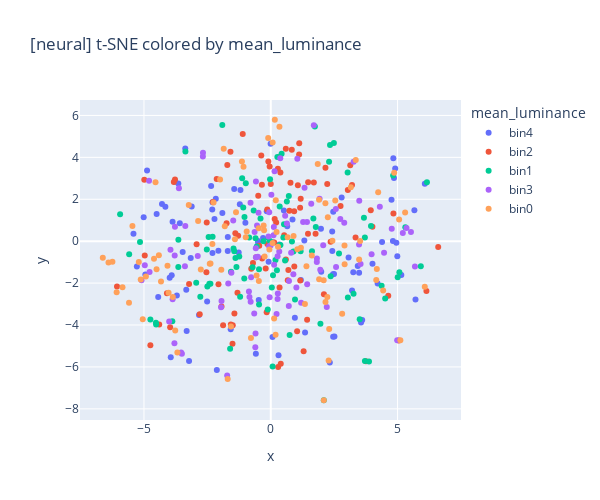
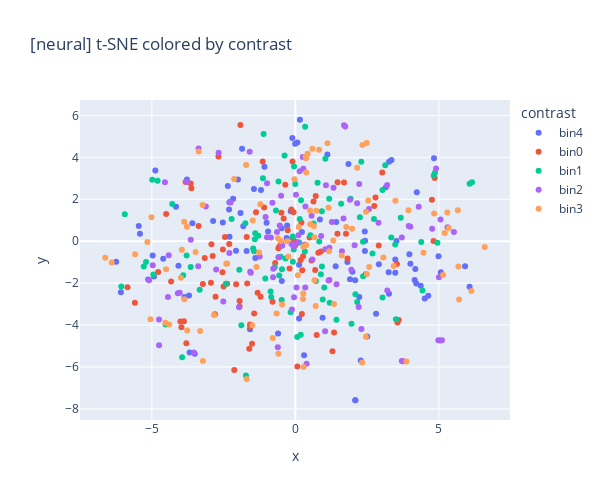
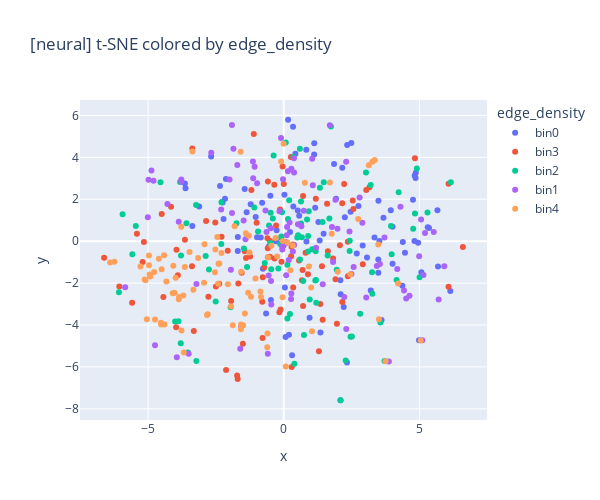
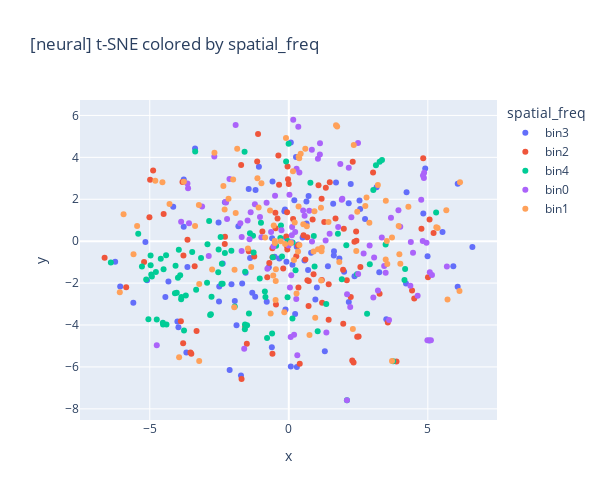

The notebook cell saved with these charts, in order:
### Code cell
def mean_luminance(img_tensor):
    return img_tensor.mean().item()

def contrast(img_tensor):
    return img_tensor.std().item()

def edge_density(img_tensor):
    gray = TF.rgb_to_grayscale(img_tensor)
    sobel_x = torch.tensor([[-1, 0, 1], [-2, 0, 2], [-1, 0, 1]]).view(1, 1, 3, 3).float()
    sobel_y = sobel_x.transpose(2, 3)
    gx = F.conv2d(gray.unsqueeze(0), sobel_x, padding=1)
    gy = F.conv2d(gray.unsqueeze(0), sobel_y, padding=1)
    grad_mag = torch.sqrt(gx**2 + gy**2)
    return grad_mag.mean().item()

def spatial_freq(img_tensor):
    gray = TF.rgb_to_grayscale(img_tensor).squeeze()
    fft = torch.fft.fft2(gray)
    magnitude = torch.abs(fft)
    return magnitude.mean().item()

def compute_metrics(image_dataset, metric_fns):
    records = []
    for img_tensor, _ in image_dataset:
        img_tensor = img_tensor.detach().cpu()
        record = {name: fn(img_tensor) for name, fn in metric_fns.items()}
        records.append(record)
    return pd.DataFrame(records)

def bin_and_score(tsne_coords, df_metrics, n_bins=5, method="quantile"):
    results = []

    for metric in df_metrics.columns:
        if method == "quantile":
            labels = pd.qcut(df_metrics[metric], q=n_bins, labels=False, duplicates="drop")
        else:
            labels = pd.cut(df_metrics[metric], bins=n_bins, labels=False)
        
        if len(np.unique(labels)) < 2:
            sil_score = np.nan
        else:
            sil_score = silhouette_score(tsne_coords, labels)
        
        results.append({
            "metric": metric,
            "silhouette_score": sil_score
        })

    return pd.DataFrame(results)

def plot_tsne(tsne_coords, labels, label_name, layer):
    df_plot = pd.DataFrame(tsne_coords, columns=["x", "y"])
    df_plot[label_name] = labels
    fig = px.scatter(df_plot, x="x", y="y", color=df_plot[label_name].astype(str),
                     title=f"[{layer}] t-SNE colored by {label_name}", width=600, height=500)
    fig.show()

metric_fns = {
    "mean_luminance": mean_luminance,
    "contrast": contrast,
    "edge_density": edge_density,
    "spatial_freq": spatial_freq
}
df_metrics = compute_metrics(subset_image_dataset, metric_fns)

# Compute for neural data
scores_df = bin_and_score(neural_tsne_feats, df_metrics, n_bins=5, method="quantile")
print(scores_df)
for metric in df_metrics.columns:
    labels = pd.qcut(df_metrics[metric], q=5, labels=[f"bin{i}" for i in range(5)], duplicates="drop")
    plot_tsne(neural_tsne_feats, labels, label_name=metric, layer='neural')

r2 = LinearRegression().fit(df_metrics[["edge_density"]], neural_tsne_feats).score(df_metrics[["edge_density"]], neural_tsne_feats)
print(f"Neural: R² from edge_density to t-SNE: {r2:.3f}")

# Compute for model layers
for layer, tsne_feats in layerwise_tsne_feats.items():
    scores_df = bin_and_score(tsne_feats, df_metrics, n_bins=5, method="quantile")
    print(scores_df)

    for metric in df_metrics.columns:
        labels = pd.qcut(df_metrics[metric], q=5, labels=[f"bin{i}" for i in range(5)], duplicates="drop")
        plot_tsne(tsne_feats, labels, label_name=metric, layer=layer)

    r2 = LinearRegression().fit(df_metrics[["edge_density"]], tsne_feats).score(df_metrics[["edge_density"]], tsne_feats)
    print(f"{layer}: R² from edge_density to t-SNE: {r2:.3f}")
